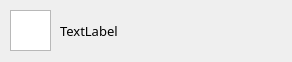
<?xml version="1.0" encoding="UTF-8"?>
<ui version="4.0">
 <class>InstanseCard</class>
 <widget class="QWidget" name="InstanseCard">
  <property name="geometry">
   <rect>
    <x>0</x>
    <y>0</y>
    <width>292</width>
    <height>62</height>
   </rect>
  </property>
  <property name="sizePolicy">
   <sizepolicy hsizetype="Preferred" vsizetype="Preferred">
    <horstretch>0</horstretch>
    <verstretch>0</verstretch>
   </sizepolicy>
  </property>
  <property name="windowTitle">
   <string>Form</string>
  </property>
  <widget class="QGraphicsView" name="serverIcon">
   <property name="geometry">
    <rect>
     <x>10</x>
     <y>10</y>
     <width>41</width>
     <height>41</height>
    </rect>
   </property>
   <property name="sizePolicy">
    <sizepolicy hsizetype="Fixed" vsizetype="Fixed">
     <horstretch>0</horstretch>
     <verstretch>0</verstretch>
    </sizepolicy>
   </property>
  </widget>
  <widget class="QLabel" name="serverName">
   <property name="geometry">
    <rect>
     <x>60</x>
     <y>10</y>
     <width>444</width>
     <height>41</height>
    </rect>
   </property>
   <property name="sizePolicy">
    <sizepolicy hsizetype="Maximum" vsizetype="Maximum">
     <horstretch>0</horstretch>
     <verstretch>0</verstretch>
    </sizepolicy>
   </property>
   <property name="font">
    <font>
     <family>MathJax_Size4</family>
     <pointsize>10</pointsize>
     <weight>50</weight>
     <bold>false</bold>
    </font>
   </property>
   <property name="frameShape">
    <enum>QFrame::NoFrame</enum>
   </property>
   <property name="text">
    <string>TextLabel</string>
   </property>
   <property name="textFormat">
    <enum>Qt::AutoText</enum>
   </property>
   <property name="scaledContents">
    <bool>false</bool>
   </property>
   <property name="alignment">
    <set>Qt::AlignLeading|Qt::AlignLeft|Qt::AlignVCenter</set>
   </property>
   <property name="wordWrap">
    <bool>false</bool>
   </property>
  </widget>
 </widget>
 <resources/>
 <connections/>
 <slots>
  <signal>onClicked()</signal>
 </slots>
</ui>
